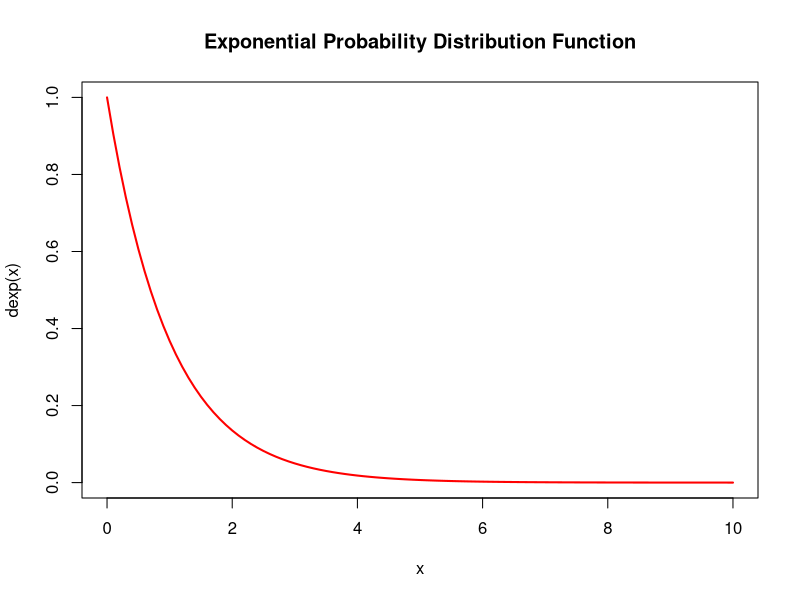

Reproduce this figure in R.
#this is plotting the curve of an exponential probabilities using the dexp function based on this native implementation
# the dexp function is passed in to the curve function that plots the function 
curve(dexp(x), xlim=c(0,10), col='red', lwd=2,
      main='Exponential Probability Distribution Function')
